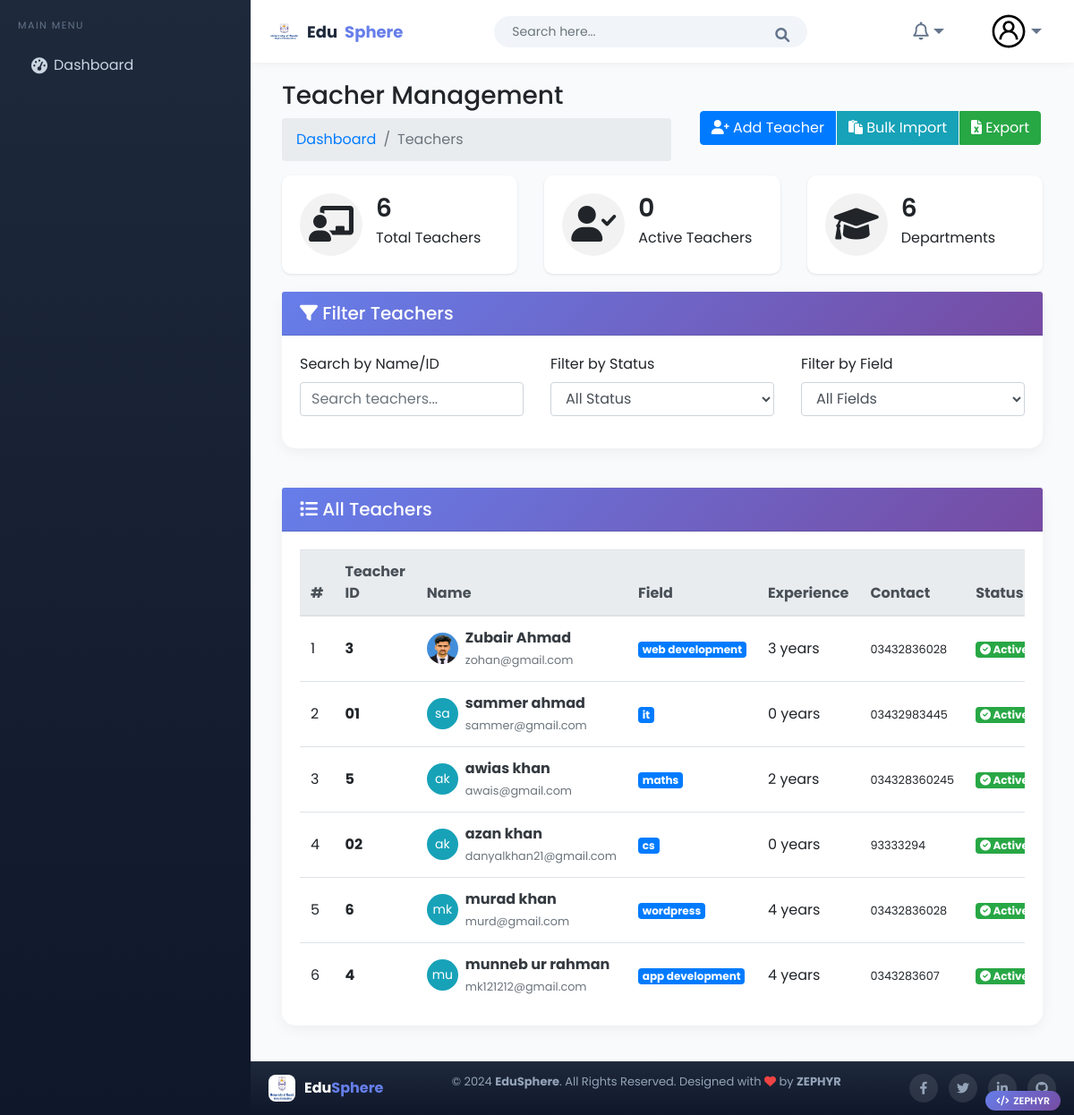
The app's page /teachers, older data.
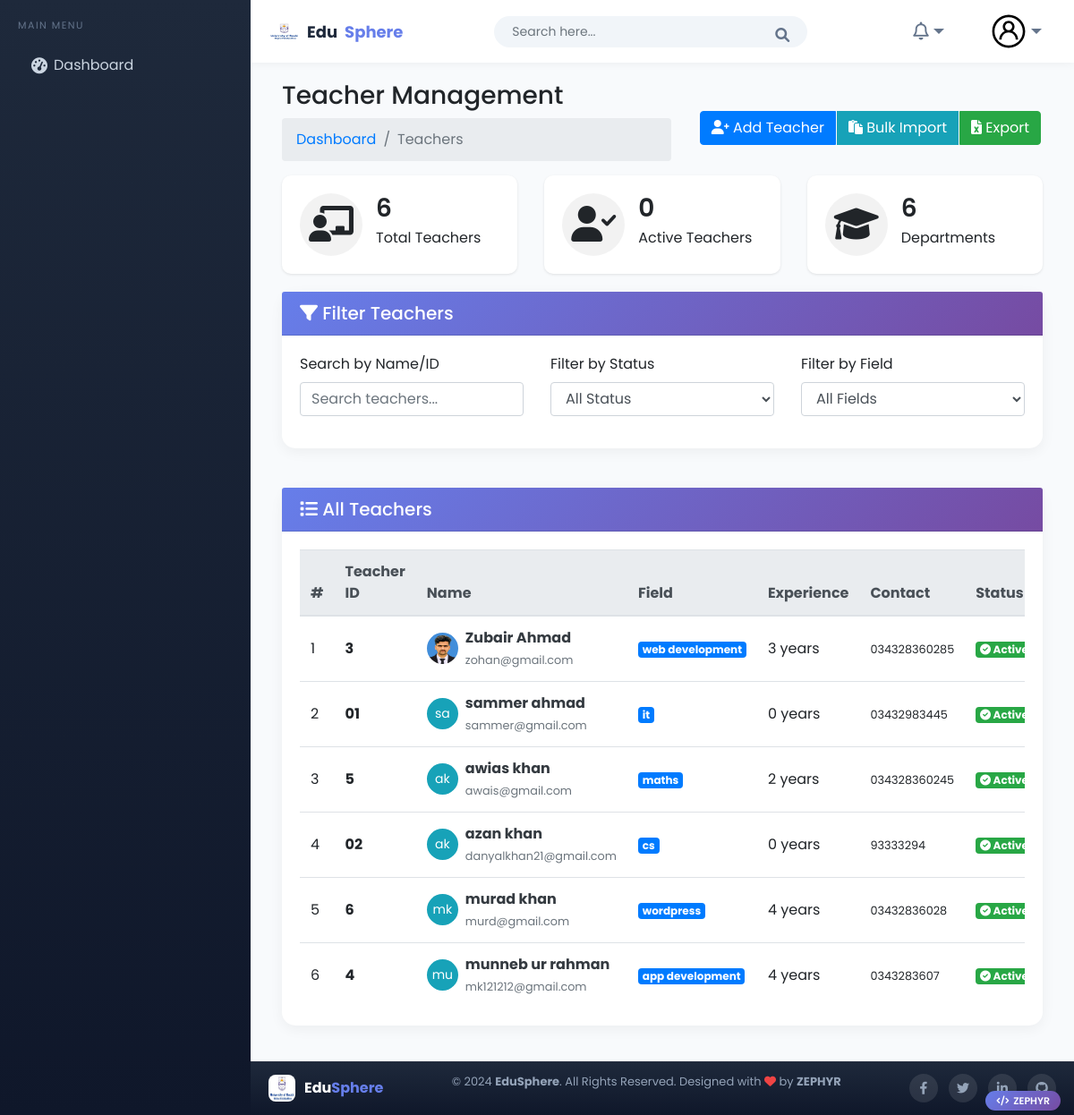
The same page, newer data.
### teachers/models.py (models this page shows, shortened)
class Teacher(models.Model):  #
    user = models.OneToOneField(CustomUser, on_delete=models.CASCADE, related_name="teacher", null=True, blank=True)
    first_name = models.CharField(max_length=100)
    last_name = models.CharField(max_length=100)
    father_name = models.CharField(max_length=100)
    teacher_id = models.CharField(max_length=20, unique=True)
    gender = models.CharField(max_length=10, choices=[('Male','Male'),('Female','Female'),('Others','Others')], blank=True, null=True)
    date_of_birth = models.DateField(null=True, blank=True)
    salary = models.DecimalField(max_digits=10, decimal_places=2,blank=True,null=True)
    religion = models.CharField(max_length=50, blank=True)
    joining_date = models.DateField(null=True, blank=True)
    mobile_number = models.CharField(max_length=15)
    email = models.EmailField(max_length=100)
    field = models.CharField(max_length=50, verbose_name="Specialization")
    experience = models.PositiveIntegerField(blank=True,null=True)
    teacher_image = models.ImageField(upload_to='teachers/', blank=True)
    slug = models.SlugField(max_length=255, unique=True, blank=True)
    is_active = models.BooleanField(default=True)
    role = models.CharField(max_length=50, blank=True, default="Teacher")
    class Meta:
        ordering = ['first_name', 'last_name']
        verbose_name = "Teacher"
        verbose_name_plural = "Teachers"

### teachers/views.py (the view)
# urls.py: path("", views.teacher_list, name="teacher_list"),
def teacher_list(request):
    teachers = Teacher.objects.all().order_by('last_name', 'first_name')
    total_teachers = teachers.count()
    context = {
        "teachers": teachers,
        "total_teachers": total_teachers,
    }
    return render(request, "teacher/teachers.html", context)

### home_auth/context_processors.py (called while the page is built, shortened)
def user_role_context(request):
    return {'user_role': None}

### templates/teacher/teachers.html (shortened to what the changed rows need)
{% extends 'Home/base.html' %}
{% load static %}
{% block body %}
<div class="page-wrapper">
    <div class="content container-fluid">
        <div class="row">
            <div class="col-sm-12">
                <div class="card card-table">
                    <div class="card-body">
                        <div class="table-responsive">
                            <table class="table table-hover table-center mb-0" id="teachersTable">
                                <thead class="thead-light">
                                    <tr>
                                        <th>#</th>
                                        <th>Teacher ID</th>
                                        <th>Name</th>
                                        <th>Field</th>
                                        <th>Experience</th>
                                        <th>Contact</th>
                                        <th>Status</th>
                                    </tr>
                                </thead>
                                <tbody>
                                    {% for teacher in teachers %}
                                    <tr data-field="{{ teacher.field }}" data-status="active" data-name="{{ teacher.first_name }} {{ teacher.last_name }}" data-experience="{{ teacher.experience|default:0 }}">
                                        <td>{{ forloop.counter }}</td>
                                        <td><span class="font-weight-bold">{{ teacher.teacher_id }}</span></td>
                                        <td>
                                            <div class="d-flex align-items-center">
                                                {% if teacher.teacher_image %}
                                                <a href="{% url 'view_teacher' teacher.teacher_id %}" class="avatar avatar-sm mr-2">
                                                    <img class="avatar-img rounded-circle" src="{{ teacher.teacher_image.url }}" width="35" height="35">
                                                </a>
                                                {% else %}
                                                <div class="avatar-img rounded-circle bg-info text-white d-flex align-items-center justify-content-center mr-2" style="width:35px;height:35px;">
                                                    <span style="font-size:14px;">{{ teacher.first_name|slice:":1" }}{{ teacher.last_name|slice:":1" }}</span>
                                                </div>
                                                {% endif %}
                                                <div>
                                                    <a href="{% url 'view_teacher' teacher.teacher_id %}" class="font-weight-bold text-dark">
                                                        {{ teacher.first_name }} {{ teacher.last_name }}
                                                    </a>
                                                    <br>
                                                    <small class="text-muted">{{ teacher.email }}</small>
                                                </div>
                                            </div>
                                         </td>
                                        <td><span class="badge badge-primary">{{ teacher.field|default:"N/A"|truncatechars:20 }}</span></td>
                                        <td>{{ teacher.experience|default:0 }} years</td>
                                        <td><small>{{ teacher.mobile_number|default:"N/A" }}</small></td>
                                        <td>
                                            <span class="badge badge-success"><i class="fas fa-check-circle"></i> Active</span>
                                         </td>
                                    </tr>
                                    {% endfor %}
                                </tbody>
                            </table>
                        </div>
                    </div>
                </div>
            </div>
        </div>
    </div>
</div>
{% endblock %}

Row changes from the older to the newer data that the page shows:
changed Teacher "Zubair": mobile_number "03432836028" → "034328360285"
